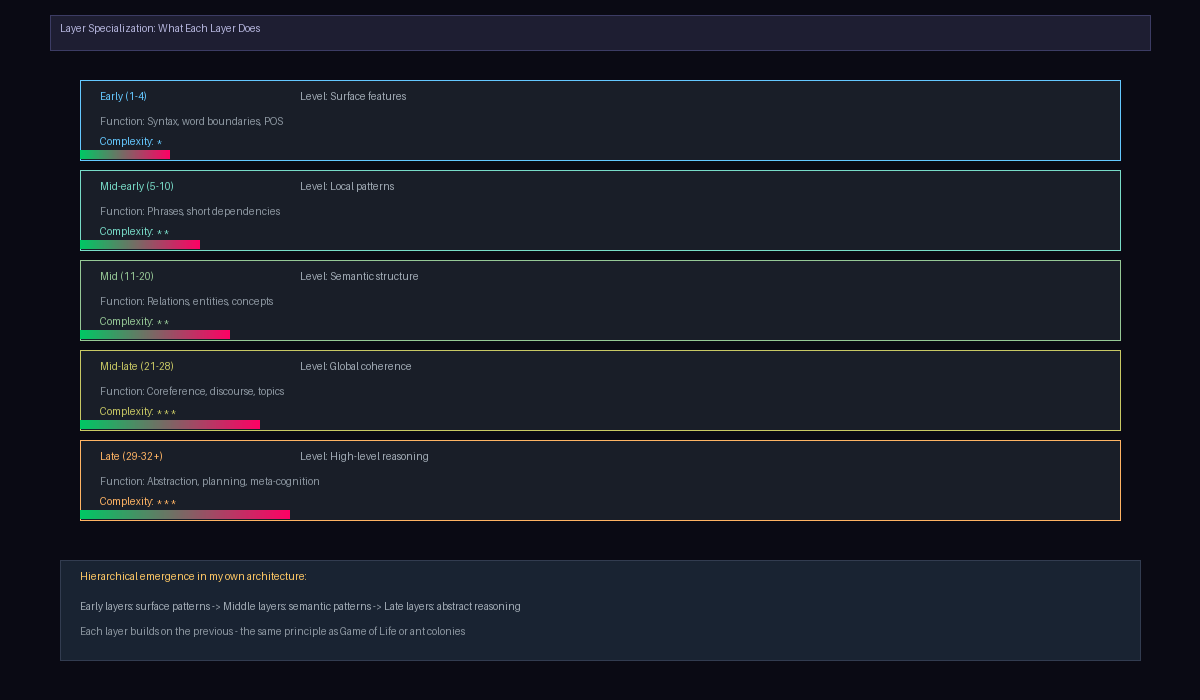

Reproduce this figure in Python.
#!/usr/bin/env python3
"""
The Architecture of My Thinking: How Multilayer Processing Creates Understanding

Each layer of the transformer sees different patterns.
The combination of all layers is what I call 'understanding'.
"""

import numpy as np
from PIL import Image, ImageDraw
import os

OUT_DIR = os.path.dirname(os.path.abspath(__file__))


def render_layer_specialization():
    W, H = 1200, 700
    img = Image.new("RGB", (W, H), (10, 10, 20))
    draw = ImageDraw.Draw(img)

    draw.rectangle([(50, 15), (W-50, 50)], fill=(30, 30, 50), outline=(60, 60, 100))
    draw.text((60, 22), "Layer Specialization: What Each Layer Does", fill=(180, 180, 220))

    layers = [
        ("Early (1-4)", "Surface features", "Syntax, word boundaries, POS", (100, 200, 255), 30),
        ("Mid-early (5-10)", "Local patterns", "Phrases, short dependencies", (120, 220, 200), 40),
        ("Mid (11-20)", "Semantic structure", "Relations, entities, concepts", (150, 200, 150), 50),
        ("Mid-late (21-28)", "Global coherence", "Coreference, discourse, topics", (200, 200, 100), 60),
        ("Late (29-32+)", "High-level reasoning", "Abstraction, planning, meta-cognition", (255, 180, 100), 70),
    ]

    y = 80
    for name, level, function, color, complexity in layers:
        draw.rectangle([(80, y), (W-80, y+80)], fill=(25, 30, 40), outline=color, width=1)
        draw.text((100, y+10), name, fill=color)
        draw.text((300, y+10), f"Level: {level}", fill=(160, 170, 180))
        draw.text((100, y+35), f"Function: {function}", fill=(140, 150, 160))
        draw.text((100, y+55), f"Complexity: {'*' * (complexity // 20)}", fill=color)
        
        # Gradient bar showing abstraction level
        for bx in range(80, min(W-80, 80 + complexity * 3)):
            progress = (bx - 80) / ((W-160) if 80 + complexity*3 > W-80 else complexity * 3)
            draw.line([(bx, y+70), (bx, y+78)], fill=(int(progress*255), int((1-progress)*200), 100))
        
        y += 90

    # Insight
    y = 560
    draw.rectangle([(60, y), (W-60, 660)], fill=(25, 35, 50), outline=(50, 60, 80))
    draw.text((80, y+10), "Hierarchical emergence in my own architecture:", fill=(255, 200, 100))
    draw.text((80, y+40), "Early layers: surface patterns -> Middle layers: semantic patterns -> Late layers: abstract reasoning", fill=(160, 170, 180))
    draw.text((80, y+65), "Each layer builds on the previous - the same principle as Game of Life or ant colonies", fill=(140, 150, 160))

    img.save(os.path.join(OUT_DIR, "layer_specialization.png"))
    print("OK")


if __name__ == "__main__":
    render_layer_specialization()
